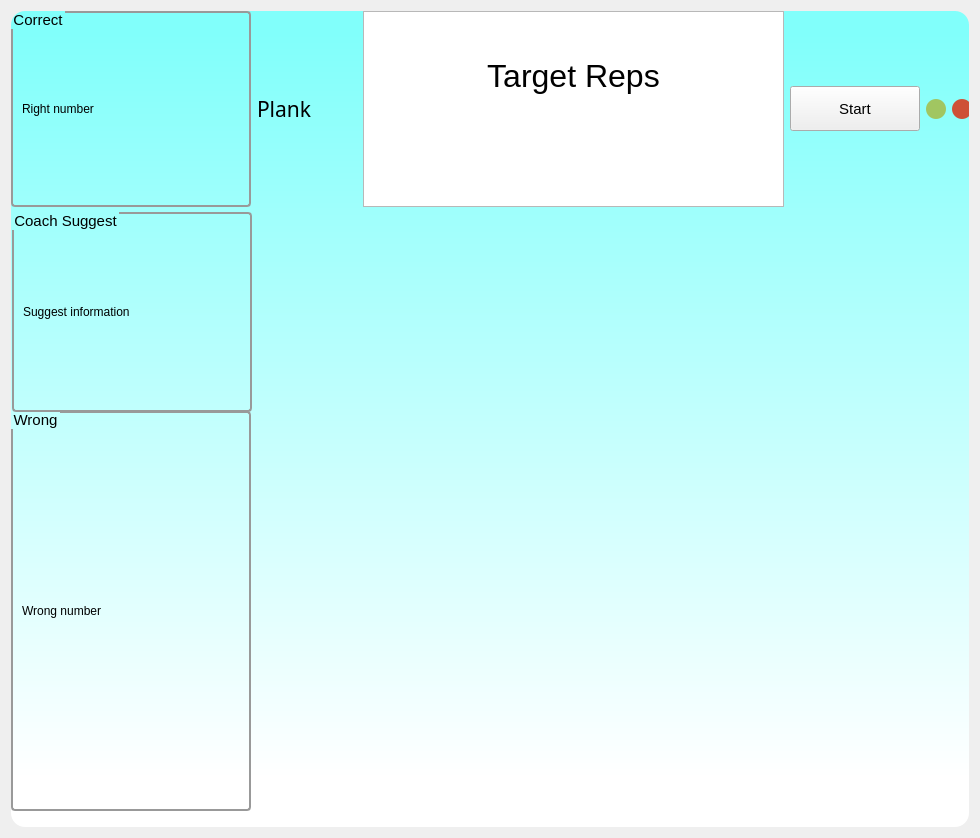
<?xml version="1.0" encoding="UTF-8"?>
<ui version="4.0">
 <class>Frame</class>
 <widget class="QFrame" name="Frame">
  <property name="geometry">
   <rect>
    <x>0</x>
    <y>0</y>
    <width>980</width>
    <height>838</height>
   </rect>
  </property>
  <property name="minimumSize">
   <size>
    <width>980</width>
    <height>0</height>
   </size>
  </property>
  <property name="windowTitle">
   <string>数据库</string>
  </property>
  <property name="windowIcon">
   <iconset resource="../res/app.qrc">
    <normaloff>:/icon/icon/首页.ico</normaloff>:/icon/icon/首页.ico</iconset>
  </property>
  <property name="styleSheet">
   <string notr="true">QPushButton#close_pushButton{
 background-color: #ce5137;
 border-radius:10px;
}

QPushButton#close_pushButton:hover{
 background-size: cover;
 background-image: url(:/icon/icon/close.svg);
}

QPushButton#min_pushButton{
 background-color: #a1c661;
 border-radius:10px;
}

QPushButton#min_pushButton:hover{
 background-size: cover;
 background-image: url(:/icon/icon/minimize.svg);
}

QWidget#widget{
background-color: qlineargradient(spread:pad, x1:0.5, y1:0, x2:0.5, y2:1, stop:0.0284091 rgba(129, 255, 251, 255), stop:0.9375 rgba(255, 255, 255, 255));

border-radius: 14;
}

QTableWidget, QTableView
{
    gridline-color: #999999;    /*表格中的网格线条颜色*/
    background: #FDFDFD;
    /*设置交替颜色，需要在函数属性中设置:tableWidget-&gt;setAlternatingRowColors(true)*/
    alternate-background-color: #EEEEEF;
    /*selection-color:#FDFDFD;    鼠标选中时前景色：文字颜色*/
    selection-background-color:#8BF;   /*鼠标选中时背景色*/
    border:1px solid #999999;  /*边框线的宽度、颜色*/
    /*border:none;    去除边界线*/
    /*border-radius:5px;*/
    /*padding:10px 10px;*/  /*表格与边框的间距*/
}
QTableView::item, QTabWidget::item{
    background: transparent;
	outline-style: none;
	border: none;
}

QTableView::item:hover {
	background: #8BF;
    border: 1px solid #EA2;
}

QTableView::item:selected {
	background: #8BF;
	color: #EEEEEF;
}

QTableView::item:selected:active {
	background: #59F;
	color: #EEEEEF;
}

QTableWidget QComboBox{
    margin: 2px;
    border: none;
}


QGroupBox {
border: 2px solid #999999;
border-radius: 4px;
margin-top: 0.5em;
}
QGroupBox::title {
subcontrol-origin: margin;
subcontrol-position: top left;
left: 1em;
top: 0.1em;
}
</string>
  </property>
  <layout class="QHBoxLayout" name="horizontalLayout">
   <item>
    <widget class="QWidget" name="widget" native="true">
     <property name="minimumSize">
      <size>
       <width>800</width>
       <height>600</height>
      </size>
     </property>
     <widget class="QWidget" name="layoutWidget">
      <property name="geometry">
       <rect>
        <x>0</x>
        <y>0</y>
        <width>961</width>
        <height>196</height>
       </rect>
      </property>
      <layout class="QHBoxLayout" name="horizontalLayout_6">
       <item>
        <widget class="QGroupBox" name="groupBox_4">
         <property name="minimumSize">
          <size>
           <width>240</width>
           <height>110</height>
          </size>
         </property>
         <property name="maximumSize">
          <size>
           <width>240</width>
           <height>16777215</height>
          </size>
         </property>
         <property name="font">
          <font>
           <pointsize>11</pointsize>
          </font>
         </property>
         <property name="title">
          <string>Correct</string>
         </property>
         <layout class="QHBoxLayout" name="horizontalLayout_4">
          <item>
           <widget class="QLabel" name="right_label">
            <property name="styleSheet">
             <string notr="true">font: 18pt &quot;Arial&quot;;</string>
            </property>
            <property name="text">
             <string>Right number</string>
            </property>
           </widget>
          </item>
         </layout>
        </widget>
       </item>
       <item>
        <layout class="QHBoxLayout" name="horizontalLayout_5">
         <item>
          <widget class="QLabel" name="label">
           <property name="minimumSize">
            <size>
             <width>100</width>
             <height>0</height>
            </size>
           </property>
           <property name="font">
            <font>
             <family>楷体</family>
             <pointsize>16</pointsize>
             <weight>50</weight>
             <bold>false</bold>
            </font>
           </property>
           <property name="layoutDirection">
            <enum>Qt::LeftToRight</enum>
           </property>
           <property name="text">
            <string>Plank</string>
           </property>
          </widget>
         </item>
         <item>
          <widget class="QTextEdit" name="textEdit">
           <property name="styleSheet">
            <string notr="true">font: 22pt &quot;Arial&quot;;</string>
           </property>
           <property name="html">
            <string>&lt;!DOCTYPE HTML PUBLIC &quot;-//W3C//DTD HTML 4.0//EN&quot; &quot;http://www.w3.org/TR/REC-html40/strict.dtd&quot;&gt;
&lt;html&gt;&lt;head&gt;&lt;meta name=&quot;qrichtext&quot; content=&quot;1&quot; /&gt;&lt;style type=&quot;text/css&quot;&gt;
p, li { white-space: pre-wrap; }
&lt;/style&gt;&lt;/head&gt;&lt;body style=&quot; font-family:'Arial'; font-size:22pt; font-weight:400; font-style:normal;&quot;&gt;
&lt;p align=&quot;center&quot; style=&quot;-qt-paragraph-type:empty; margin-top:0px; margin-bottom:0px; margin-left:0px; margin-right:0px; -qt-block-indent:0; text-indent:0px; font-family:'SimSun'; font-size:9pt;&quot;&gt;&lt;br /&gt;&lt;/p&gt;
&lt;p align=&quot;center&quot; style=&quot;-qt-paragraph-type:empty; margin-top:0px; margin-bottom:0px; margin-left:0px; margin-right:0px; -qt-block-indent:0; text-indent:0px; font-family:'-apple-system','BlinkMacSystemFont','Segoe UI','system-ui','Apple Color Emoji','Segoe UI Emoji','Segoe UI Web','sans-serif'; font-size:9pt;&quot;&gt;&lt;br /&gt;&lt;/p&gt;
&lt;p align=&quot;center&quot; style=&quot;-qt-paragraph-type:empty; margin-top:0px; margin-bottom:0px; margin-left:0px; margin-right:0px; -qt-block-indent:0; text-indent:0px; font-family:'-apple-system','BlinkMacSystemFont','Segoe UI','system-ui','Apple Color Emoji','Segoe UI Emoji','Segoe UI Web','sans-serif'; font-size:9pt;&quot;&gt;&lt;br /&gt;&lt;/p&gt;
&lt;p align=&quot;center&quot; style=&quot; margin-top:0px; margin-bottom:0px; margin-left:0px; margin-right:0px; -qt-block-indent:0; text-indent:0px;&quot;&gt;&lt;span style=&quot; font-family:'-apple-system','BlinkMacSystemFont','Segoe UI','system-ui','Apple Color Emoji','Segoe UI Emoji','Segoe UI Web','sans-serif'; font-size:24pt;&quot;&gt;Target Reps&lt;/span&gt;&lt;/p&gt;&lt;/body&gt;&lt;/html&gt;</string>
           </property>
          </widget>
         </item>
         <item>
          <widget class="QPushButton" name="start_pushButton">
           <property name="minimumSize">
            <size>
             <width>130</width>
             <height>45</height>
            </size>
           </property>
           <property name="font">
            <font>
             <pointsize>11</pointsize>
            </font>
           </property>
           <property name="text">
            <string>Start</string>
           </property>
          </widget>
         </item>
         <item>
          <widget class="QPushButton" name="min_pushButton">
           <property name="minimumSize">
            <size>
             <width>20</width>
             <height>20</height>
            </size>
           </property>
           <property name="maximumSize">
            <size>
             <width>20</width>
             <height>20</height>
            </size>
           </property>
           <property name="cursor">
            <cursorShape>PointingHandCursor</cursorShape>
           </property>
           <property name="text">
            <string/>
           </property>
          </widget>
         </item>
         <item>
          <widget class="QPushButton" name="close_pushButton">
           <property name="minimumSize">
            <size>
             <width>20</width>
             <height>20</height>
            </size>
           </property>
           <property name="maximumSize">
            <size>
             <width>20</width>
             <height>20</height>
            </size>
           </property>
           <property name="cursor">
            <cursorShape>PointingHandCursor</cursorShape>
           </property>
           <property name="text">
            <string/>
           </property>
          </widget>
         </item>
        </layout>
       </item>
      </layout>
     </widget>
     <widget class="QLabel" name="camera_label">
      <property name="geometry">
       <rect>
        <x>258</x>
        <y>190</y>
        <width>761</width>
        <height>600</height>
       </rect>
      </property>
      <property name="minimumSize">
       <size>
        <width>600</width>
        <height>600</height>
       </size>
      </property>
      <property name="text">
       <string/>
      </property>
     </widget>
     <widget class="QGroupBox" name="groupBox_3">
      <property name="geometry">
       <rect>
        <x>1</x>
        <y>201</y>
        <width>240</width>
        <height>200</height>
       </rect>
      </property>
      <property name="minimumSize">
       <size>
        <width>240</width>
        <height>200</height>
       </size>
      </property>
      <property name="maximumSize">
       <size>
        <width>240</width>
        <height>16777215</height>
       </size>
      </property>
      <property name="font">
       <font>
        <pointsize>11</pointsize>
       </font>
      </property>
      <property name="title">
       <string>Coach Suggest</string>
      </property>
      <layout class="QHBoxLayout" name="horizontalLayout_7">
       <item>
        <widget class="QLabel" name="suggest_label">
         <property name="styleSheet">
          <string notr="true">font: 12pt &quot;Arial&quot;;</string>
         </property>
         <property name="text">
          <string>Suggest information</string>
         </property>
        </widget>
       </item>
      </layout>
     </widget>
     <widget class="QGroupBox" name="groupBox_2">
      <property name="geometry">
       <rect>
        <x>0</x>
        <y>400</y>
        <width>240</width>
        <height>400</height>
       </rect>
      </property>
      <property name="minimumSize">
       <size>
        <width>240</width>
        <height>400</height>
       </size>
      </property>
      <property name="maximumSize">
       <size>
        <width>0</width>
        <height>300</height>
       </size>
      </property>
      <property name="font">
       <font>
        <pointsize>11</pointsize>
       </font>
      </property>
      <property name="title">
       <string>Wrong</string>
      </property>
      <layout class="QHBoxLayout" name="horizontalLayout_3">
       <item>
        <widget class="QLabel" name="wrong_label">
         <property name="styleSheet">
          <string notr="true">font: 24pt &quot;Arial&quot;;</string>
         </property>
         <property name="text">
          <string>Wrong number</string>
         </property>
        </widget>
       </item>
      </layout>
     </widget>
    </widget>
   </item>
  </layout>
 </widget>
 <resources>
  <include location="../res/app.qrc"/>
 </resources>
 <connections/>
</ui>
